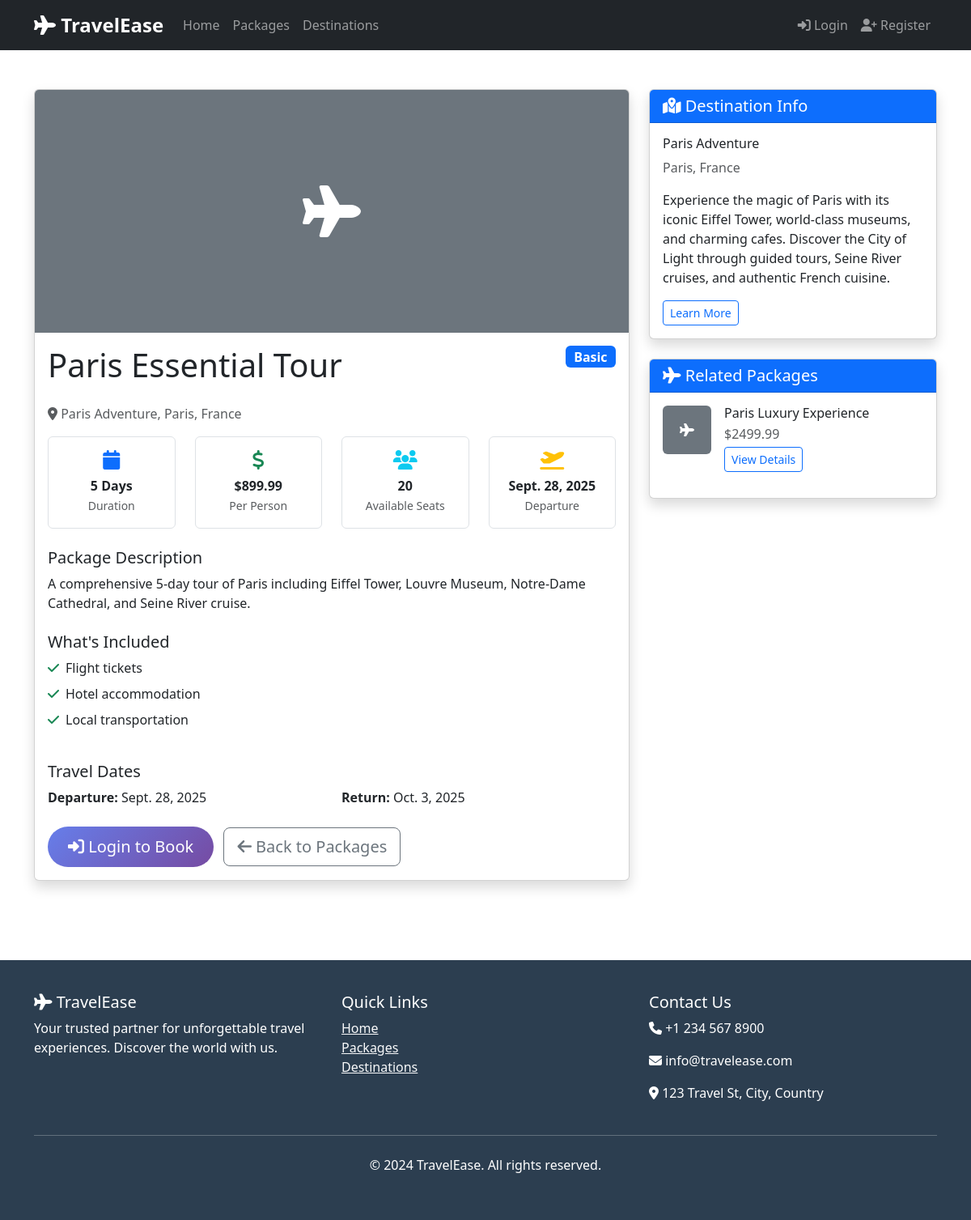
Page /package/1/ on the committed database.
### bookings/models.py (models this page shows, shortened)
class Package(models.Model):
    PACKAGE_TYPES = [
        ('basic', 'Basic'),
        ('premium', 'Premium'),
        ('luxury', 'Luxury'),
    ]
    destination = models.ForeignKey(Destination, on_delete=models.CASCADE, related_name='packages')
    name = models.CharField(max_length=200)
    description = models.TextField()
    package_type = models.CharField(max_length=20, choices=PACKAGE_TYPES, default='basic')
    duration_days = models.PositiveIntegerField()
    price = models.DecimalField(max_digits=10, decimal_places=2)
    max_travelers = models.PositiveIntegerField(default=10)
    available_seats = models.PositiveIntegerField()
    departure_date = models.DateField()
    return_date = models.DateField()
    includes_flight = models.BooleanField(default=True)
    includes_hotel = models.BooleanField(default=True)
    includes_meals = models.BooleanField(default=False)
    includes_transport = models.BooleanField(default=True)
    created_at = models.DateTimeField(auto_now_add=True)
    updated_at = models.DateTimeField(auto_now=True)
    class Meta:
        ordering = ['departure_date']

class Destination(models.Model):
    name = models.CharField(max_length=200)
    description = models.TextField()
    image = models.ImageField(upload_to='destinations/', blank=True, null=True)
    country = models.CharField(max_length=100)
    city = models.CharField(max_length=100)
    created_at = models.DateTimeField(auto_now_add=True)
    updated_at = models.DateTimeField(auto_now=True)
    class Meta:
        ordering = ['name']

### bookings/views.py (the view)
# urls.py: path('package/<int:package_id>/', views.package_detail, name='package_detail'),
def package_detail(request, package_id):
    package = get_object_or_404(Package, id=package_id)
    related_packages = Package.objects.filter(
        destination=package.destination
    ).exclude(id=package.id)[:3]
    context = {
        'package': package,
        'related_packages': related_packages,
    }
    return render(request, 'bookings/package_detail.html', context)

### bookings/templates/bookings/package_detail.html (shortened to what this page needs)
{% extends 'bookings/base.html' %}
{% block content %}
<section class="py-5">
    <div class="container">
        <div class="row">
            <div class="col-lg-8">
                <div class="card shadow">
                    {% if package.destination.image %}
                        <img src="{{ package.destination.image.url }}" class="card-img-top" alt="{{ package.name }}" style="height: 300px; object-fit: cover;">
                    {% else %}
                        <div class="card-img-top bg-secondary d-flex align-items-center justify-content-center" style="height: 300px;">
                            <i class="fas fa-plane text-white" style="font-size: 4rem;"></i>
                        </div>
                    {% endif %}
                    <div class="card-body">
                        <div class="d-flex justify-content-between align-items-start mb-3">
                            <h1 class="card-title">{{ package.name }}</h1>
                            <span class="badge bg-primary fs-6">{{ package.get_package_type_display }}</span>
                        </div>
                        <p class="text-muted mb-3">
                            <i class="fas fa-map-marker-alt"></i> {{ package.destination.name }}, {{ package.destination.city }}, {{ package.destination.country }}
                        </p>
                        <div class="row mb-4">
                            <div class="col-md-3 text-center">
                                <div class="border rounded p-3">
                                    <i class="fas fa-calendar text-primary mb-2" style="font-size: 1.5rem;"></i>
                                    <div class="fw-bold">{{ package.duration_days }} Days</div>
                                    <small class="text-muted">Duration</small>
                                </div>
                            </div>
                            <div class="col-md-3 text-center">
                                <div class="border rounded p-3">
                                    <i class="fas fa-dollar-sign text-success mb-2" style="font-size: 1.5rem;"></i>
                                    <div class="fw-bold">${{ package.price }}</div>
                                    <small class="text-muted">Per Person</small>
                                </div>
                            </div>
                            <div class="col-md-3 text-center">
                                <div class="border rounded p-3">
                                    <i class="fas fa-users text-info mb-2" style="font-size: 1.5rem;"></i>
                                    <div class="fw-bold">{{ package.available_seats }}</div>
                                    <small class="text-muted">Available Seats</small>
                                </div>
                            </div>
                            <div class="col-md-3 text-center">
                                <div class="border rounded p-3">
                                    <i class="fas fa-plane-departure text-warning mb-2" style="font-size: 1.5rem;"></i>
                                    <div class="fw-bold">{{ package.departure_date }}</div>
                                    <small class="text-muted">Departure</small>
                                </div>
                            </div>
                        </div>
                        <h5>Package Description</h5>
                        <p class="card-text">{{ package.description }}</p>
                        <h5 class="mt-4">What's Included</h5>
                        <div class="row">
                            <div class="col-md-6">
                                <ul class="list-unstyled">
                                    {% if package.includes_flight %}
                                        <li class="mb-2"><i class="fas fa-check text-success me-2"></i>Flight tickets</li>
                                    {% endif %}
                                    {% if package.includes_hotel %}
                                        <li class="mb-2"><i class="fas fa-check text-success me-2"></i>Hotel accommodation</li>
                                    {% endif %}
                                    {% if package.includes_transport %}
                                        <li class="mb-2"><i class="fas fa-check text-success me-2"></i>Local transportation</li>
                                    {% endif %}
                                </ul>
                            </div>
                        </div>
                        <h5 class="mt-4">Travel Dates</h5>
                        <div class="row">
                            <div class="col-md-6">
                                <strong>Departure:</strong> {{ package.departure_date }}
                            </div>
                            <div class="col-md-6">
                                <strong>Return:</strong> {{ package.return_date }}
                            </div>
                        </div>
                        <div class="mt-4">
                            {% if user.is_authenticated %}
                                <a href="{% url 'bookings:create_booking' package.id %}" class="btn btn-primary btn-lg">
                                    <i class="fas fa-calendar-plus"></i> Book This Package
                                </a>
                            {% else %}
                                <a href="{% url 'login' %}" class="btn btn-primary btn-lg">
                                    <i class="fas fa-sign-in-alt"></i> Login to Book
                                </a>
                            {% endif %}
                            <a href="{% url 'bookings:package_list' %}" class="btn btn-outline-secondary btn-lg ms-2">
                                <i class="fas fa-arrow-left"></i> Back to Packages
                            </a>
                        </div>
                    </div>
                </div>
            </div>
            <div class="col-lg-4">
                <div class="card shadow mb-4">
                    <div class="card-header bg-primary text-white">
                        <h5 class="mb-0"><i class="fas fa-map-marked-alt"></i> Destination Info</h5>
                    </div>
                    <div class="card-body">
                        <h6>{{ package.destination.name }}</h6>
                        <p class="text-muted">{{ package.destination.city }}, {{ package.destination.country }}</p>
                        <p>{{ package.destination.description|truncatewords:30 }}</p>
                        <a href="{% url 'bookings:destination_detail' package.destination.id %}" class="btn btn-outline-primary btn-sm">
                            Learn More
                        </a>
                    </div>
                </div>
                {% if related_packages %}
                <div class="card shadow">
                    <div class="card-header bg-primary text-white">
                        <h5 class="mb-0"><i class="fas fa-plane"></i> Related Packages</h5>
                    </div>
                    <div class="card-body">
                        {% for related in related_packages %}
                        <div class="d-flex mb-3">
                            <div class="flex-shrink-0">
                                {% if related.destination.image %}
                                    <img src="{{ related.destination.image.url }}" alt="{{ related.name }}" style="width: 60px; height: 60px; object-fit: cover;" class="rounded">
                                {% else %}
                                    <div class="bg-secondary rounded d-flex align-items-center justify-content-center" style="width: 60px; height: 60px;">
                                        <i class="fas fa-plane text-white"></i>
                                    </div>
                                {% endif %}
                            </div>
                            <div class="flex-grow-1 ms-3">
                                <h6 class="mb-1">{{ related.name }}</h6>
                                <p class="text-muted mb-1">${{ related.price }}</p>
                                <a href="{% url 'bookings:package_detail' related.id %}" class="btn btn-sm btn-outline-primary">
                                    View Details
                                </a>
                            </div>
                        </div>
                        {% endfor %}
                    </div>
                </div>
                {% endif %}
            </div>
        </div>
    </div>
</section>
{% endblock %}

### bookings/templates/bookings/base.html (style rules this page uses)
.btn-primary { background: linear-gradient(135deg, #667eea 0%, #764ba2 100%); border: none; border-radius: 25px; padding: 10px 25px; }

### rows in the picture
Package: name "Paris Essential Tour", package_type "Basic", destination.name "Paris Adventure", destination.city "Paris", destination.country "France", duration_days "5", price "899.99", available_seats "20", departure_date "Sept. 28, 2025", description "A comprehensive 5-day tour of Paris including Eiffel Tower, Louvre Museum, Notre-Dame Cathedral, and Seine River cruise.", return_date "Oct. 3, 2025", destination.description "Experience the magic of Paris with its iconic Eiffel Tower, world-class museums, and charming cafes. Discover the City of Light through guided tours, Seine River cruises, and authentic French cuisine."
Package: name "Paris Luxury Experience", price "2499.99"
